Frame 1 (no input): blank canvas, image omitted
Frame 60 (no input): blank canvas, image omitted
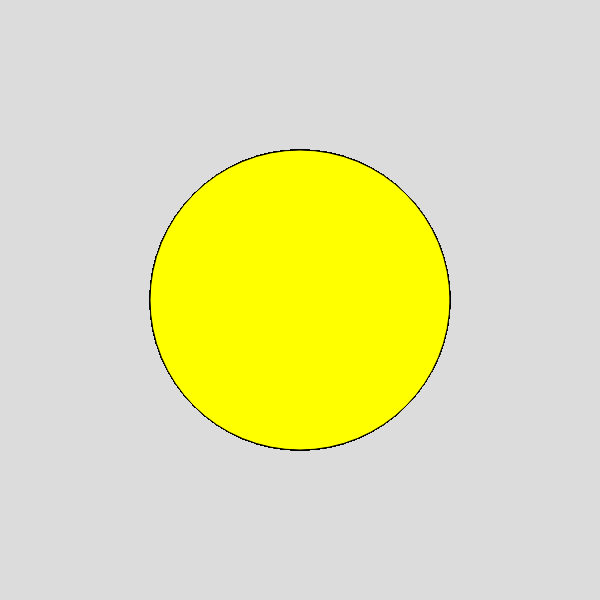
Frame 120 (the mouse pressed at the canvas centre since frame 60)

The p5.js sketch whose frames 1 and 60 were blank and that drew this single picture after the mouse press (run headless with seeded random() and noise() and a simulated clock; from frame 60 on, the mouse is pressed at the canvas centre):

// p5.js sketch
// ── sketch.js
//Projeto 2 - Introdução ao JavaScript
let corDofundo;

function setup() {
  createCanvas(600, 600);
  background(220);
  corDofundo= color(255,255,0);
}

function draw() {
  fill(corDofundo);
  circle(300,300,mouseX);
}
